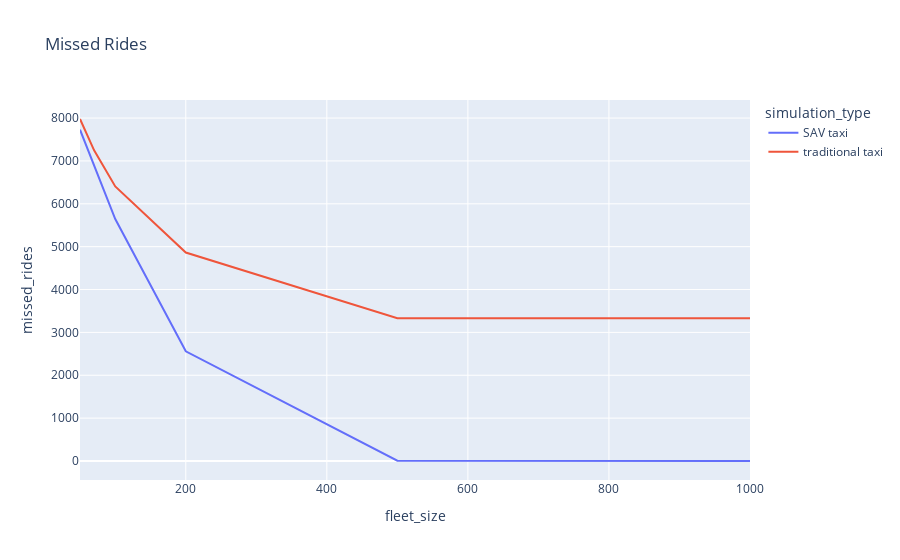

Source (notebook cell):
### Code cell
fig = px.line(df, x="fleet_size", y="missed_rides", title='Missed Rides', color='simulation_type')
fig.show()

### Figure 1 — Plotly figure (JSON) as saved in the notebook; plotly's stock layout.template omitted (floating-point values rounded to 4 significant figures)
{"data": [{"hovertemplate": "simulation_type=SAV taxi<br>fleet_size=%{x}<br>missed_rides=%{y}<extra></extra>", "legendgroup": "SAV taxi", "line": {"color": "#636efa", "dash": "solid"}, "marker": {"symbol": "circle"}, "mode": "lines", "name": "SAV taxi", "orientation": "v", "showlegend": true, "type": "scatter", "x": [50, 70, 100, 200, 500, 1000], "xaxis": "x", "y": [7729, 6894, 5644, 2558, 7, 0], "yaxis": "y"}, {"hovertemplate": "simulation_type=traditional taxi<br>fleet_size=%{x}<br>missed_rides=%{y}<extra></extra>", "legendgroup": "traditional taxi", "line": {"color": "#EF553B", "dash": "solid"}, "marker": {"symbol": "circle"}, "mode": "lines", "name": "traditional taxi", "orientation": "v", "showlegend": true, "type": "scatter", "x": [50, 70, 100, 200, 500, 1000], "xaxis": "x", "y": [7978, 7248, 6404, 4862, 3330, 3330], "yaxis": "y"}], "layout": {"autosize": true, "legend": {"title": {"text": "simulation_type"}, "tracegroupgap": 0}, "title": {"text": "Missed Rides"}, "xaxis": {"anchor": "y", "autorange": true, "domain": [0, 1], "range": [50, 1000], "title": {"text": "fleet_size"}, "type": "linear"}, "yaxis": {"anchor": "x", "autorange": true, "domain": [0, 1], "range": [-443.2, 8421.0], "title": {"text": "missed_rides"}, "type": "linear"}}}
